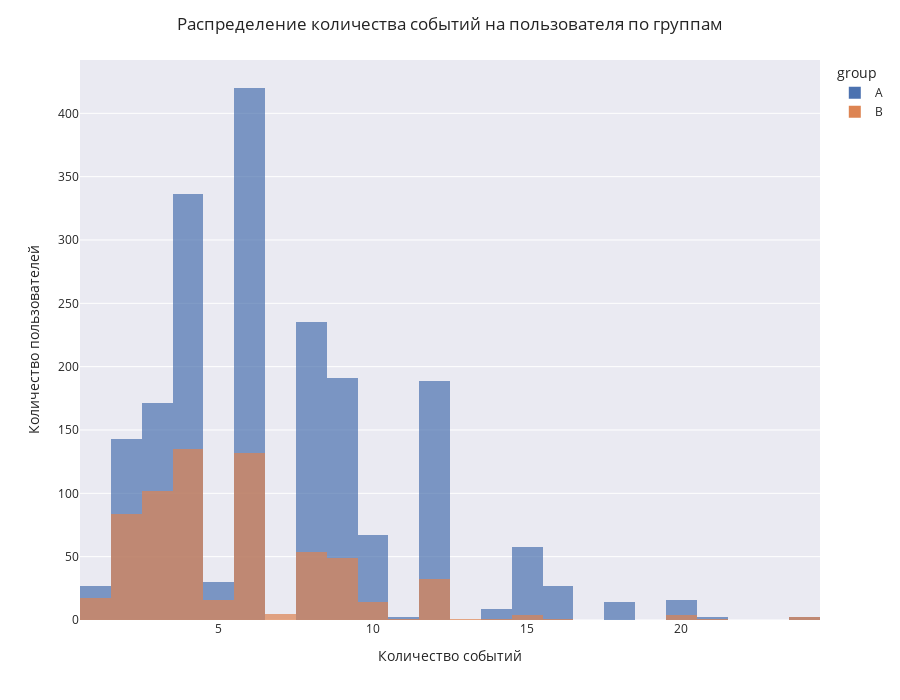

The code cell stored with this chart in its notebook:
### Code cell
fig = px.histogram(event_count, 
                   x='event_name',
                   color='group',
                   barmode='overlay',
                   opacity=0.7,
                   labels={'event_name': 'Количество событий'}
)
fig.update_xaxes(showgrid=False)
fig.update_layout(
    title_text='Распределение количества событий на пользователя по группам', 
    xaxis_title_text='Количество событий', 
    yaxis_title_text='Количество пользователей',
    height=700
)
fig.show()

### Figure 1 — Plotly figure (JSON) as saved in the notebook; plotly's stock layout.template omitted (floating-point values rounded to 4 significant figures; data arrays with more than 128 entries replaced by an {"elided": "..."} marker saying what was removed)
{"data": [{"alignmentgroup": "True", "bingroup": "x", "hovertemplate": "group=A<br>Количество событий=%{x}<br>count=%{y}<extra></extra>", "legendgroup": "A", "marker": {"color": "rgb(76,114,176)", "opacity": 0.7, "pattern": {"shape": ""}}, "name": "A", "offsetgroup": "A", "orientation": "v", "showlegend": true, "type": "histogram", "x": {"elided": "1939 int values"}, "xaxis": "x", "yaxis": "y"}, {"alignmentgroup": "True", "bingroup": "x", "hovertemplate": "group=B<br>Количество событий=%{x}<br>count=%{y}<extra></extra>", "legendgroup": "B", "marker": {"color": "rgb(221,132,82)", "opacity": 0.7, "pattern": {"shape": ""}}, "name": "B", "offsetgroup": "B", "orientation": "v", "showlegend": true, "type": "histogram", "x": {"elided": "655 int values"}, "xaxis": "x", "yaxis": "y"}], "layout": {"barmode": "overlay", "height": 700, "legend": {"title": {"text": "group"}, "tracegroupgap": 0}, "margin": {"t": 60}, "title": {"text": "Распределение количества событий на пользователя по группам"}, "xaxis": {"anchor": "y", "domain": [0, 1], "showgrid": false, "title": {"text": "Количество событий"}}, "yaxis": {"anchor": "x", "domain": [0, 1], "title": {"text": "Количество пользователей"}}}}
